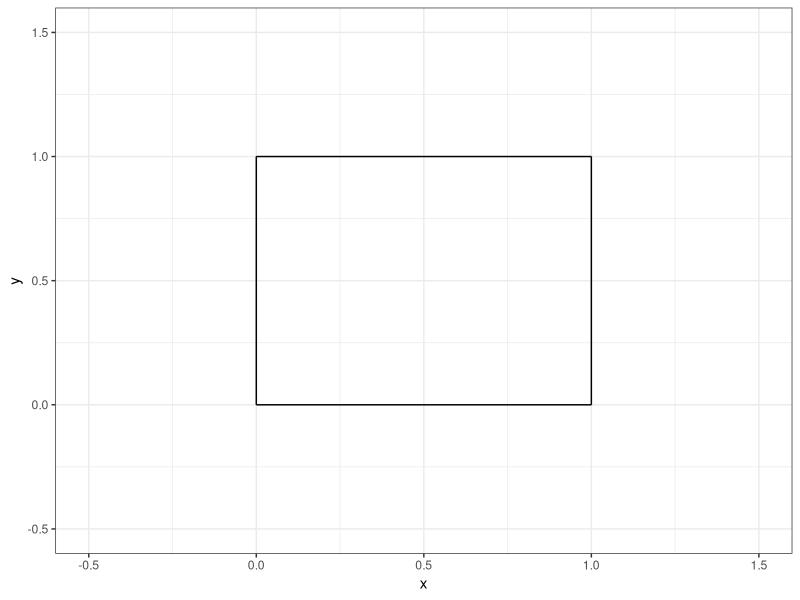
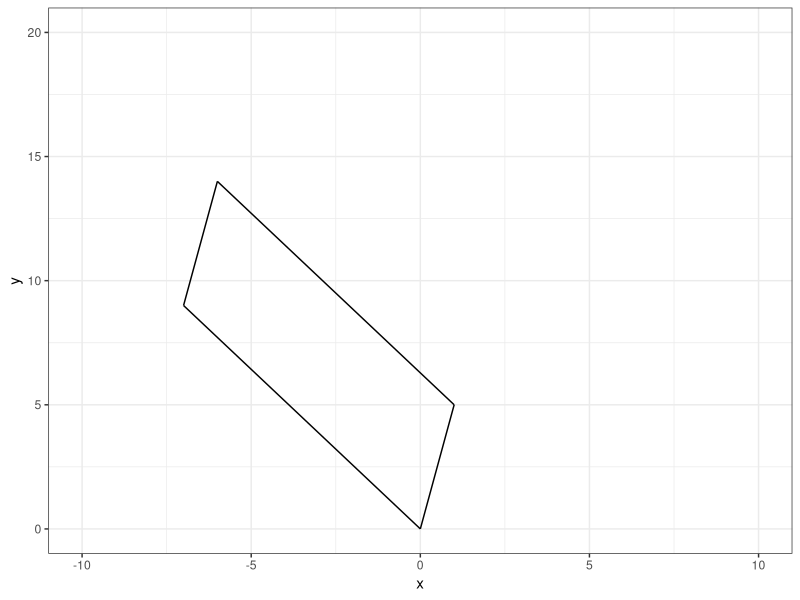
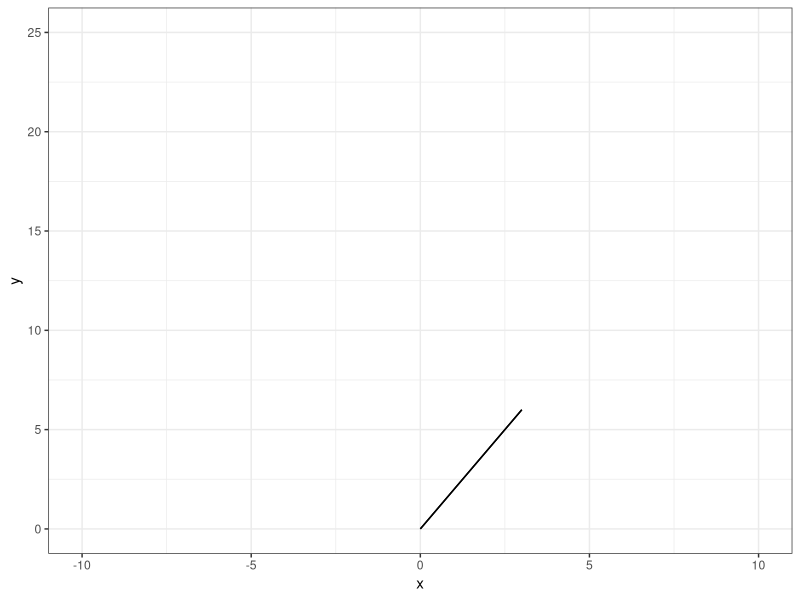
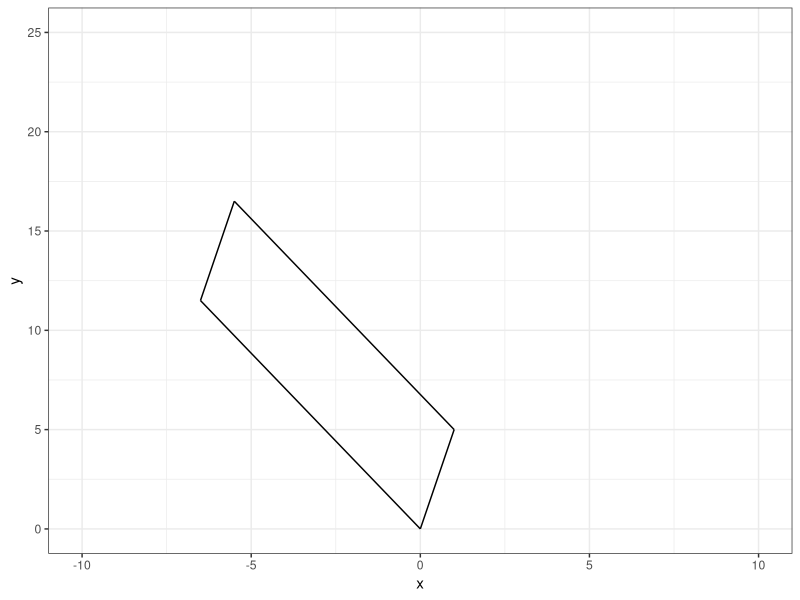
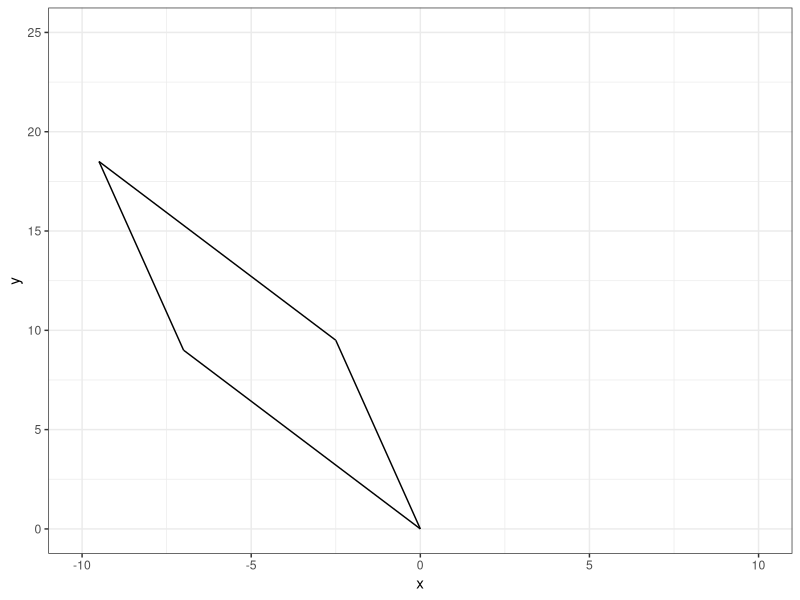
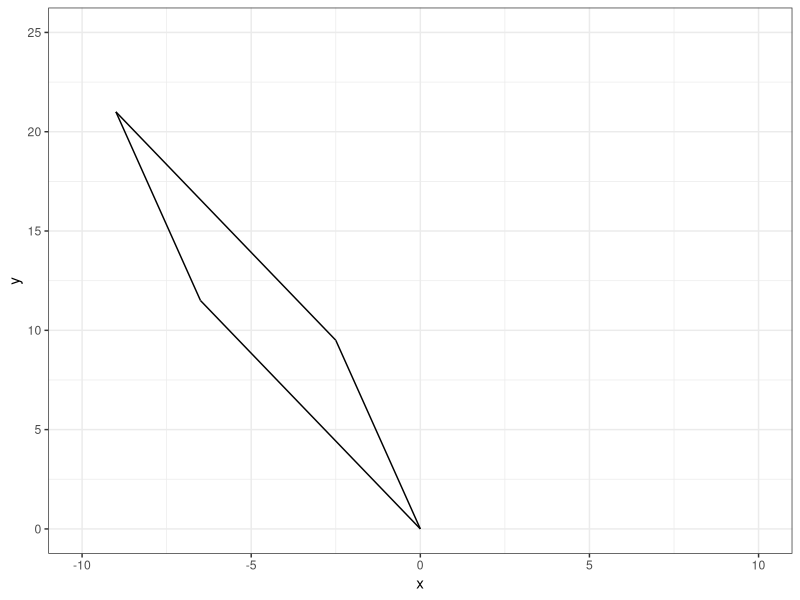

Write the R code that produced these figures, in order.
## ---- chunk 1
#| echo: false

default_chunk_hook  <- knitr::knit_hooks$get("chunk")

latex_font_size <- c("Huge", "huge", "LARGE", "Large", 
                     "large", "normalsize", "small", 
                     "footnotesize", "scriptsize", "tiny")

knitr::knit_hooks$set(chunk = function(x, options) {
  x <- default_chunk_hook(x, options)
  if(options$size %in% latex_font_size) {
    paste0("\n \\", options$size, "\n\n", 
      x, 
      "\n\n \\normalsize"
    )
  } else {
    x
  }
})

## ---- chunk 2
#| label: load-packages
#| include: false
library(tidyverse)
## ---- chunk 3
#| label: fig-unitsquare
#| fig-cap: "The unit square."
#| fig-width: 3
#| fig-height: 3
#| scale: "80%"
#| fig-align: "center"
#| size: "scriptsize"
ggplot() +
  geom_segment(aes(x = 0, xend = 0,
                   y=0, yend = 1))+
  geom_segment(aes(x = 0, xend = 1,
                   y=1, yend = 1))+
  geom_segment(aes(x = 1, xend = 1,
                   y=0, yend = 1))+
  geom_segment(aes(x = 0, xend = 1,
                   y=0, yend = 0)) +
  theme_bw() + 
  xlim(-0.5, 1.5)+
  ylim(-0.5, 1.5)+
  labs(x = "x", 
       y = "y")
## ---- chunk 4
#| size: "scriptsize"
#| code-fold: FALSE
 
(A = matrix(data=c(1,-7,5,9), nrow=2, ncol=2, byrow=TRUE))
## ---- chunk 5
#| size: "scriptsize"
#| code-fold: FALSE

(M = diag(2))
(T = A %*% M)
## ---- chunk 6
#| size: "scriptsize"
#| code-fold: FALSE
(basis.vector.1 = T[,1])
(basis.vector.2 = T[,2])
## ---- chunk 7
#| size: "scriptsize"
#| code-fold: FALSE
(p.0 = c(0,0))
(p.1 = basis.vector.1)
(p.2 = basis.vector.1 + basis.vector.2)
(p.3 = basis.vector.2)
## ---- chunk 8
#| label: fig-part-1e
#| fig-cap: "Shape (part 1e)."
#| fig-width: 3
#| fig-height: 3
#| scale: "80%"
#| fig-align: "center"
#| size: "scriptsize"
ggplot() +
  geom_segment(aes(x = p.0[1], xend = p.1[1],
                   y=p.0[2], yend = p.1[2]))+
  geom_segment(aes(x = p.1[1], xend = p.2[1],
                   y=p.1[2], yend = p.2[2]))+
  geom_segment(aes(x = p.2[1], xend = p.3[1],
                   y=p.2[2], yend = p.3[2]))+
  geom_segment(aes(x = p.3[1], xend = p.0[1],
                   y=p.3[2], yend = p.0[2])) +
  theme_bw() + 
  xlim(-10, 10)+
  ylim(0, 20)+
  labs(x = "x", 
       y = "y")
## ---- chunk 9
#| size: "scriptsize"
#| code-fold: FALSE
(det.A = det(A))
## ---- chunk 10
#| size: "scriptsize"
#| code-fold: FALSE
 
(A = matrix(data=c(1,2,2,4), nrow=2, ncol=2, byrow=TRUE))
## ---- chunk 11
#| size: "scriptsize"
#| code-fold: FALSE

(M = diag(2))
(T = A %*% M)
## ---- chunk 12
#| size: "scriptsize"
#| code-fold: FALSE
(basis.vector.1 = T[,1])
(basis.vector.2 = T[,2])
## ---- chunk 13
#| size: "scriptsize"
#| code-fold: FALSE
(p.0 = c(0,0))
(p.1 = basis.vector.1)
(p.2 = basis.vector.1 + basis.vector.2)
(p.3 = basis.vector.2)
## ---- chunk 14
#| label: fig-part-2e
#| fig-cap: "Shape (part 2e)."
#| fig-width: 3
#| fig-height: 3
#| scale: "80%"
#| fig-align: "center"
#| size: "scriptsize"
ggplot() +
  geom_segment(aes(x = p.0[1], xend = p.1[1],
                   y=p.0[2], yend = p.1[2]))+
  geom_segment(aes(x = p.1[1], xend = p.2[1],
                   y=p.1[2], yend = p.2[2]))+
  geom_segment(aes(x = p.2[1], xend = p.3[1],
                   y=p.2[2], yend = p.3[2]))+
  geom_segment(aes(x = p.3[1], xend = p.0[1],
                   y=p.3[2], yend = p.0[2])) +
  theme_bw() + 
  xlim(-10, 10)+
  ylim(0, 25)+
  labs(x = "x", 
       y = "y")
## ---- chunk 15
#| size: "scriptsize"
#| code-fold: FALSE
(det.A = det(A))
## ---- chunk 16
#| size: "scriptsize"
#| code-fold: FALSE
k = 0.5
(M.v = matrix(data=c(1,k,0,1),nrow=2,ncol=2,byrow=TRUE))
(A = matrix(data=c(1,-7,5,9),nrow=2,ncol=2,byrow=TRUE))
T = A %*% M.v

basis.vector.1 = T[,1]
basis.vector.2 = T[,2]

p.0 = c(0,0)
p.1 = basis.vector.1
p.2 = basis.vector.1 + basis.vector.2
p.3 = basis.vector.2
## ---- chunk 17
#| label: fig-part-3a
#| fig-cap: "Shape (part 3a)."
#| fig-width: 3
#| fig-height: 3
#| scale: "80%"
#| fig-align: "center"
#| size: "scriptsize"
ggplot() +
  geom_segment(aes(x = p.0[1], xend = p.1[1],
                   y=p.0[2], yend = p.1[2]))+
  geom_segment(aes(x = p.1[1], xend = p.2[1],
                   y=p.1[2], yend = p.2[2]))+
  geom_segment(aes(x = p.2[1], xend = p.3[1],
                   y=p.2[2], yend = p.3[2]))+
  geom_segment(aes(x = p.3[1], xend = p.0[1],
                   y=p.3[2], yend = p.0[2])) +
  theme_bw() + 
  xlim(-10, 10)+
  ylim(0, 25)+
  labs(x = "x", 
       y = "y")
## ---- chunk 18
#| size: "scriptsize"
#| code-fold: FALSE
(det.A = det(A))
## ---- chunk 19
#| size: "scriptsize"
#| code-fold: FALSE
k = 0.5
(M.v = matrix(data=c(1,0,k,1),nrow=2,ncol=2,byrow=TRUE))
(A = matrix(data=c(1,-7,5,9),nrow=2,ncol=2,byrow=TRUE))
T = A %*% M.v

basis.vector.1 = T[,1]
basis.vector.2 = T[,2]

p.0 = c(0,0)
p.1 = basis.vector.1
p.2 = basis.vector.1 + basis.vector.2
p.3 = basis.vector.2
## ---- chunk 20
#| label: fig-part-3b
#| fig-cap: "Shape (part 3b)."
#| fig-width: 3
#| fig-height: 3
#| scale: "80%"
#| fig-align: "center"
#| size: "scriptsize"
ggplot() +
  geom_segment(aes(x = p.0[1], xend = p.1[1],
                   y=p.0[2], yend = p.1[2]))+
  geom_segment(aes(x = p.1[1], xend = p.2[1],
                   y=p.1[2], yend = p.2[2]))+
  geom_segment(aes(x = p.2[1], xend = p.3[1],
                   y=p.2[2], yend = p.3[2]))+
  geom_segment(aes(x = p.3[1], xend = p.0[1],
                   y=p.3[2], yend = p.0[2])) +
  theme_bw() + 
  xlim(-10, 10)+
  ylim(0, 25)+
  labs(x = "x", 
       y = "y")
## ---- chunk 21
#| size: "scriptsize"
#| code-fold: FALSE
(det.A = det(A))
## ---- chunk 22
#| size: "scriptsize"
#| code-fold: FALSE
k = 0.5
(M.v = matrix(data=c(1,k,k,1),nrow=2,ncol=2,byrow=TRUE))
(A = matrix(data=c(1,-7,5,9),nrow=2,ncol=2,byrow=TRUE))
T = A %*% M.v

basis.vector.1 = T[,1]
basis.vector.2 = T[,2]

p.0 = c(0,0)
p.1 = basis.vector.1
p.2 = basis.vector.1 + basis.vector.2
p.3 = basis.vector.2
## ---- chunk 23
#| label: fig-part-3c
#| fig-cap: "Shape (part 3c)."
#| fig-width: 3
#| fig-height: 3
#| scale: "80%"
#| fig-align: "center"
#| size: "scriptsize"
ggplot() +
  geom_segment(aes(x = p.0[1], xend = p.1[1],
                   y=p.0[2], yend = p.1[2]))+
  geom_segment(aes(x = p.1[1], xend = p.2[1],
                   y=p.1[2], yend = p.2[2]))+
  geom_segment(aes(x = p.2[1], xend = p.3[1],
                   y=p.2[2], yend = p.3[2]))+
  geom_segment(aes(x = p.3[1], xend = p.0[1],
                   y=p.3[2], yend = p.0[2])) +
  theme_bw() + 
  xlim(-10, 10)+
  ylim(0, 25)+
  labs(x = "x", 
       y = "y")
## ---- chunk 24
#| size: "scriptsize"
#| code-fold: FALSE
(det.A = det(A))
